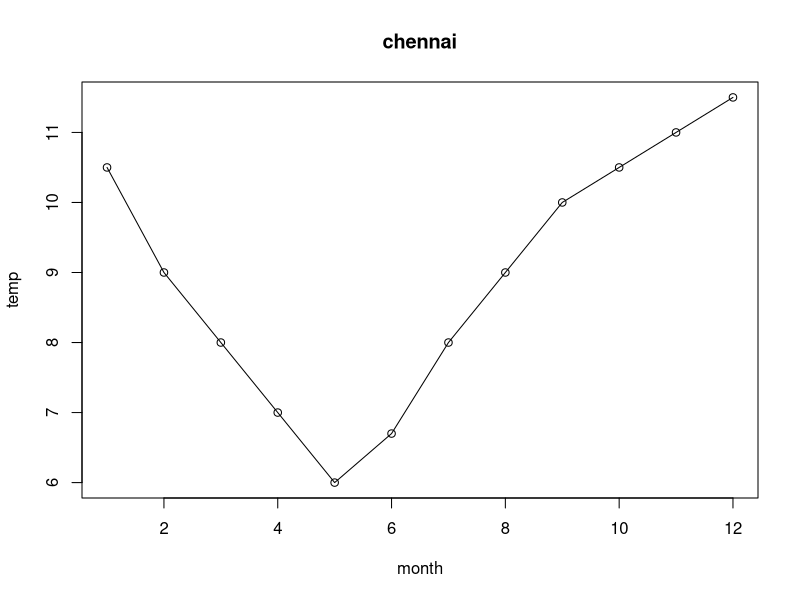

Write the R code that produced this figure.
X<-c(1:12)
Y<- c(10.5,9,8,7,6,6.7,8,9,10,10.5,11,11.5)
plot(X,Y,xlab="month",ylab="temp",main="chennai",type="o")




